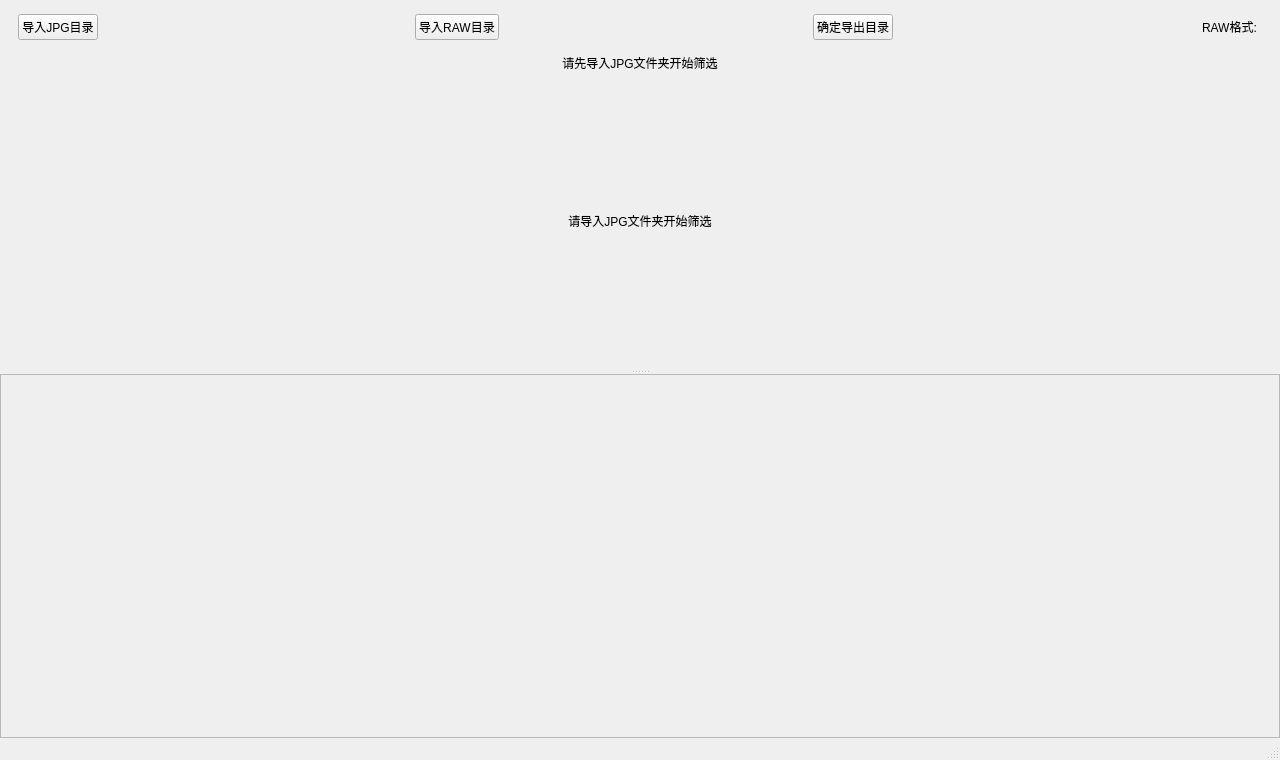
<?xml version="1.0" encoding="UTF-8"?>
<ui version="4.0">
 <class>MainWindow</class>
 <widget class="QMainWindow" name="MainWindow">
  <property name="geometry">
   <rect>
    <x>0</x>
    <y>0</y>
    <width>1280</width>
    <height>760</height>
   </rect>
  </property>
  <property name="windowTitle">
   <string>相机照片极速筛选工具 v3.0</string>
  </property>
  <widget class="QWidget" name="centralwidget">
   <layout class="QVBoxLayout" name="rootLayout">
    <property name="spacing">
     <number>0</number>
    </property>
    <property name="leftMargin">
     <number>0</number>
    </property>
    <property name="topMargin">
     <number>0</number>
    </property>
    <property name="rightMargin">
     <number>0</number>
    </property>
    <property name="bottomMargin">
     <number>0</number>
    </property>
    <item>
     <widget class="QWidget" name="pathBar">
      <property name="minimumHeight">
       <number>68</number>
      </property>
      <layout class="QHBoxLayout" name="pathBarLayout">
       <property name="leftMargin">
        <number>10</number>
       </property>
       <property name="topMargin">
        <number>10</number>
       </property>
       <property name="rightMargin">
        <number>10</number>
       </property>
       <property name="bottomMargin">
        <number>10</number>
       </property>
       <property name="spacing">
        <number>10</number>
       </property>
       <item>
        <widget class="QFrame" name="zoneJpg">
         <property name="acceptDrops">
          <bool>true</bool>
         </property>
         <property name="frameShape">
          <enum>QFrame::NoFrame</enum>
         </property>
         <layout class="QHBoxLayout" name="zoneJpgLayout">
          <property name="leftMargin">
           <number>8</number>
          </property>
          <property name="topMargin">
           <number>4</number>
          </property>
          <property name="rightMargin">
           <number>8</number>
          </property>
          <property name="bottomMargin">
           <number>4</number>
          </property>
          <property name="spacing">
           <number>10</number>
          </property>
          <item>
           <widget class="QPushButton" name="btnSelectJpg">
            <property name="text">
             <string>导入JPG目录</string>
            </property>
           </widget>
          </item>
          <item>
           <widget class="QLabel" name="lblJpgPath">
            <property name="text">
             <string></string>
            </property>
            <property name="alignment">
             <set>Qt::AlignVCenter|Qt::AlignLeft</set>
            </property>
           </widget>
          </item>
          <item>
           <spacer name="jpgSpacer">
            <property name="orientation">
             <enum>Qt::Horizontal</enum>
            </property>
            <property name="sizeType">
             <enum>QSizePolicy::Expanding</enum>
            </property>
            <property name="sizeHint" stdset="0">
             <size>
              <width>40</width>
              <height>20</height>
             </size>
            </property>
           </spacer>
          </item>
         </layout>
        </widget>
       </item>
       <item>
        <widget class="QFrame" name="zoneRaw">
         <property name="acceptDrops">
          <bool>true</bool>
         </property>
         <property name="frameShape">
          <enum>QFrame::NoFrame</enum>
         </property>
         <layout class="QHBoxLayout" name="zoneRawLayout">
          <property name="leftMargin">
           <number>8</number>
          </property>
          <property name="topMargin">
           <number>4</number>
          </property>
          <property name="rightMargin">
           <number>8</number>
          </property>
          <property name="bottomMargin">
           <number>4</number>
          </property>
          <property name="spacing">
           <number>10</number>
          </property>
          <item>
           <widget class="QPushButton" name="btnSelectRaw">
            <property name="text">
             <string>导入RAW目录</string>
            </property>
           </widget>
          </item>
          <item>
           <widget class="QLabel" name="lblRawPath">
            <property name="text">
             <string></string>
            </property>
            <property name="alignment">
             <set>Qt::AlignVCenter|Qt::AlignLeft</set>
            </property>
           </widget>
          </item>
          <item>
           <spacer name="rawSpacer">
            <property name="orientation">
             <enum>Qt::Horizontal</enum>
            </property>
            <property name="sizeType">
             <enum>QSizePolicy::Expanding</enum>
            </property>
            <property name="sizeHint" stdset="0">
             <size>
              <width>40</width>
              <height>20</height>
             </size>
            </property>
           </spacer>
          </item>
         </layout>
        </widget>
       </item>
       <item>
        <widget class="QFrame" name="zoneDest">
         <property name="acceptDrops">
          <bool>true</bool>
         </property>
         <property name="frameShape">
          <enum>QFrame::NoFrame</enum>
         </property>
         <layout class="QHBoxLayout" name="zoneDestLayout">
          <property name="leftMargin">
           <number>8</number>
          </property>
          <property name="topMargin">
           <number>4</number>
          </property>
          <property name="rightMargin">
           <number>8</number>
          </property>
          <property name="bottomMargin">
           <number>4</number>
          </property>
          <property name="spacing">
           <number>10</number>
          </property>
          <item>
           <widget class="QPushButton" name="btnSelectDest">
            <property name="text">
             <string>确定导出目录</string>
            </property>
           </widget>
          </item>
          <item>
           <widget class="QLabel" name="lblDestPath">
            <property name="text">
             <string></string>
            </property>
            <property name="alignment">
             <set>Qt::AlignVCenter|Qt::AlignLeft</set>
            </property>
           </widget>
          </item>
          <item>
           <spacer name="destSpacer">
            <property name="orientation">
             <enum>Qt::Horizontal</enum>
            </property>
            <property name="sizeType">
             <enum>QSizePolicy::Expanding</enum>
            </property>
            <property name="sizeHint" stdset="0">
             <size>
              <width>40</width>
              <height>20</height>
             </size>
            </property>
           </spacer>
          </item>
         </layout>
        </widget>
       </item>
       <item>
        <widget class="QWidget" name="rawExtBox">
         <layout class="QHBoxLayout" name="rawExtLayout">
          <property name="leftMargin">
           <number>0</number>
          </property>
          <property name="topMargin">
           <number>0</number>
          </property>
          <property name="rightMargin">
           <number>0</number>
          </property>
          <property name="bottomMargin">
           <number>0</number>
          </property>
          <item>
           <widget class="QLabel" name="lblRawFormatTitle">
            <property name="text">
             <string>RAW格式:</string>
            </property>
           </widget>
          </item>
          <item>
           <widget class="QLabel" name="lblRawExt">
            <property name="text">
             <string></string>
            </property>
           </widget>
          </item>
         </layout>
        </widget>
       </item>
      </layout>
     </widget>
    </item>
    <item>
     <widget class="QLabel" name="infoLabel">
      <property name="minimumHeight">
       <number>36</number>
      </property>
      <property name="text">
       <string>请先导入JPG文件夹开始筛选</string>
      </property>
      <property name="alignment">
       <set>Qt::AlignCenter</set>
      </property>
     </widget>
    </item>
    <item>
     <widget class="QSplitter" name="mainSplitter">
      <property name="orientation">
       <enum>Qt::Vertical</enum>
      </property>
      <property name="handleWidth">
       <number>5</number>
      </property>
      <widget class="QFrame" name="mainDropZone">
       <property name="acceptDrops">
        <bool>true</bool>
       </property>
       <property name="frameShape">
        <enum>QFrame::NoFrame</enum>
       </property>
       <layout class="QGridLayout" name="mainGridLayout">
        <property name="leftMargin">
         <number>0</number>
        </property>
        <property name="topMargin">
         <number>0</number>
        </property>
        <property name="rightMargin">
         <number>0</number>
        </property>
        <property name="bottomMargin">
         <number>0</number>
        </property>
        <item row="0" column="0">
         <widget class="QLabel" name="mainPlaceholder">
          <property name="text">
           <string>请导入JPG文件夹开始筛选</string>
          </property>
          <property name="alignment">
           <set>Qt::AlignCenter</set>
          </property>
         </widget>
        </item>
        <item row="0" column="0">
         <widget class="QLabel" name="mainImage">
          <property name="text">
           <string/>
          </property>
          <property name="alignment">
           <set>Qt::AlignCenter</set>
          </property>
          <property name="scaledContents">
           <bool>false</bool>
          </property>
         </widget>
        </item>
       </layout>
      </widget>
      <widget class="QScrollArea" name="thumbnailScroll">
       <property name="widgetResizable">
        <bool>true</bool>
       </property>
       <property name="horizontalScrollBarPolicy">
        <enum>Qt::ScrollBarAsNeeded</enum>
       </property>
       <property name="verticalScrollBarPolicy">
        <enum>Qt::ScrollBarAlwaysOff</enum>
       </property>
       <widget class="QWidget" name="thumbnailContent">
        <layout class="QHBoxLayout" name="thumbnailLayout">
         <property name="leftMargin">
          <number>10</number>
         </property>
         <property name="topMargin">
          <number>10</number>
         </property>
         <property name="rightMargin">
          <number>10</number>
         </property>
         <property name="bottomMargin">
          <number>10</number>
         </property>
         <property name="spacing">
          <number>10</number>
         </property>
        </layout>
       </widget>
      </widget>
     </widget>
    </item>
   </layout>
  </widget>
  <widget class="QMenuBar" name="menubar">
   <property name="geometry">
    <rect>
     <x>0</x>
     <y>0</y>
     <width>1600</width>
     <height>22</height>
    </rect>
   </property>
  </widget>
  <widget class="QStatusBar" name="statusbar"/>
 </widget>
 <resources/>
 <connections/>
</ui>
